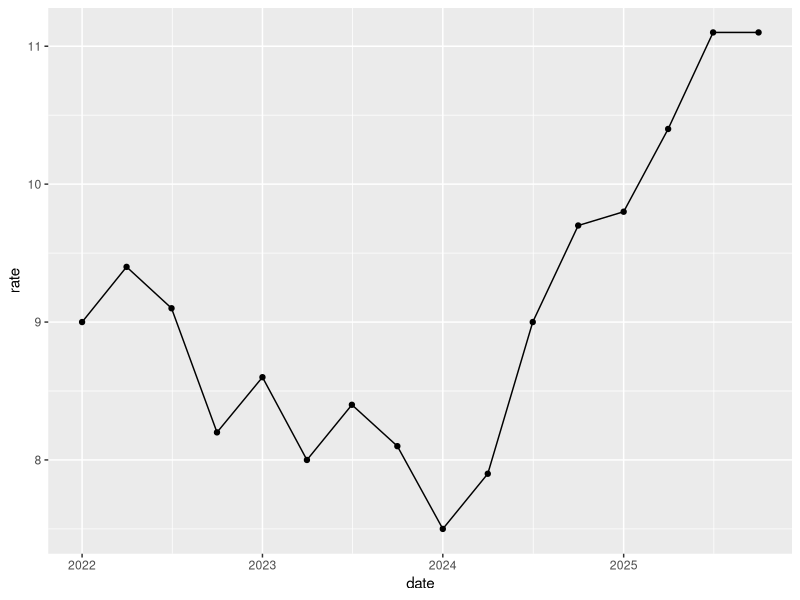
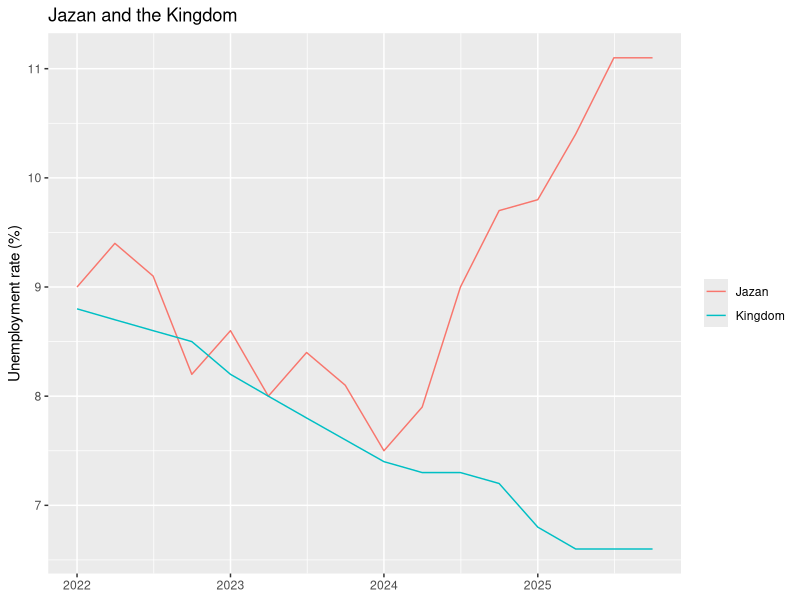
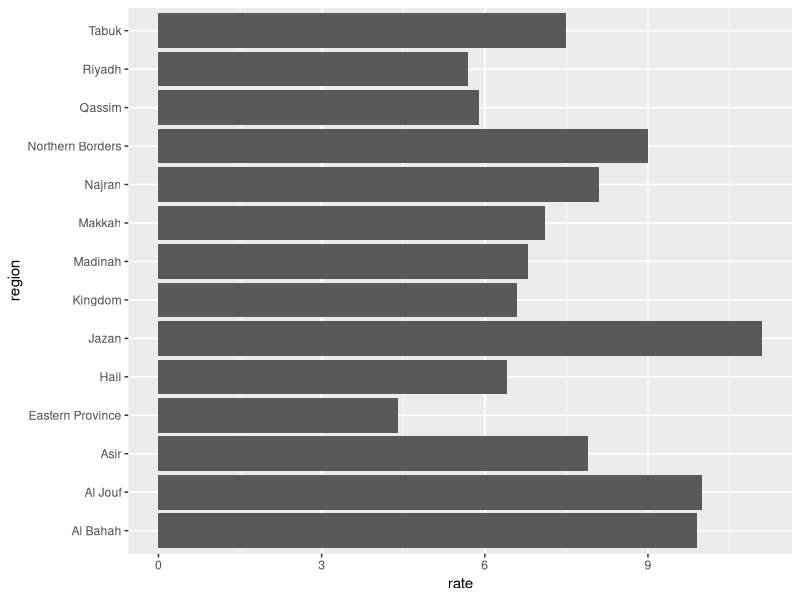

R code for these plots, in order:
library(tidyverse)

rates <- read_csv("unemployment.csv")

glimpse(rates)

rates |>
  filter(region == "Jazan") |>
  select(quarter, rate) |>
  mutate(change = round(rate - first(rate), 1))

rates |>
  filter(date == max(date)) |>
  arrange(desc(rate))

rates |>
  group_by(region) |>
  summarise(start = first(rate), end = last(rate))

latest <- rates |>
  filter(region == "Jazan") |>
  pull(rate) |>
  last()
latest

str_glue("Jazan, latest quarter: {latest}%")

jazan <- rates |> filter(region == "Jazan")

ggplot(jazan, aes(date, rate)) +
  geom_line() +
  geom_point()

both <- rates |>
  filter(region %in% c("Jazan", "Kingdom"))

ggplot(both, aes(date, rate, colour = region)) +
  geom_line() +
  labs(title = "Jazan and the Kingdom",
       y = "Unemployment rate (%)",
       x = NULL, colour = NULL)

latest_q <- rates |>
  filter(date == max(date))

ggplot(latest_q, aes(rate, region)) +
  geom_col()
